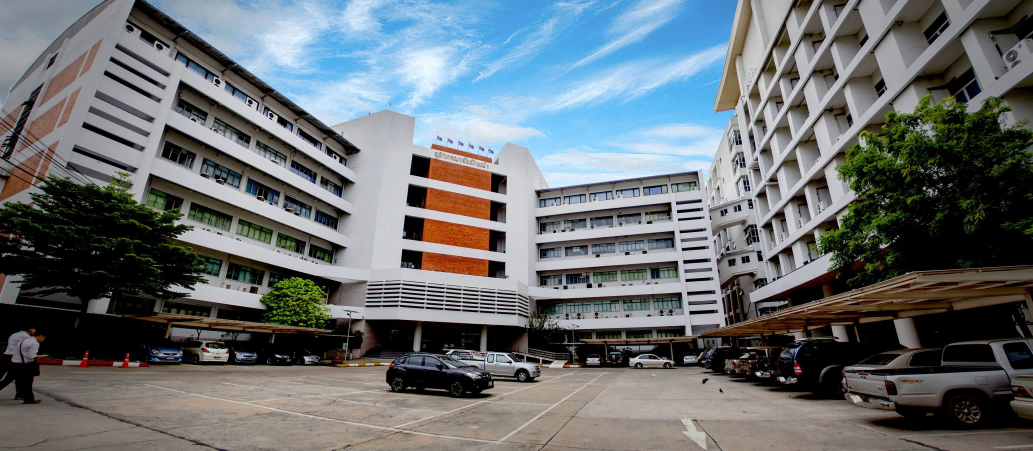
#> input picture Year 2/1-2026/SEMINAR/CS/building_0d928c59b5.jpg, 3099 x 1353 px (shown at 1/3 size)
$ jupyter execute iamgedithering.ipynb
#> lines starting #> are read from the running program, lines starting #| are printed output that depends on the picture; after the words box and inside, x2 and y2 are one past the last pixel; in counts of white or black regions, pixels touching at a corner belong together
# Single Dithering Exporter & Parameter Tuner
Select an algorithm (`direct`, `bayer`, `floyd`), adjust parameters, and export the resulting 1-bit image to a file.

[cell 1]
import cv2
import numpy as np
import matplotlib.pyplot as plt

def load_and_preprocess(image_path: str, max_size: int = 1024, invert: bool = True) -> np.ndarray:
#> called with image_path = 'building_0d928c59b5.jpg', max_size = 1024, invert = True
    img = cv2.imread(image_path, cv2.IMREAD_GRAYSCALE)
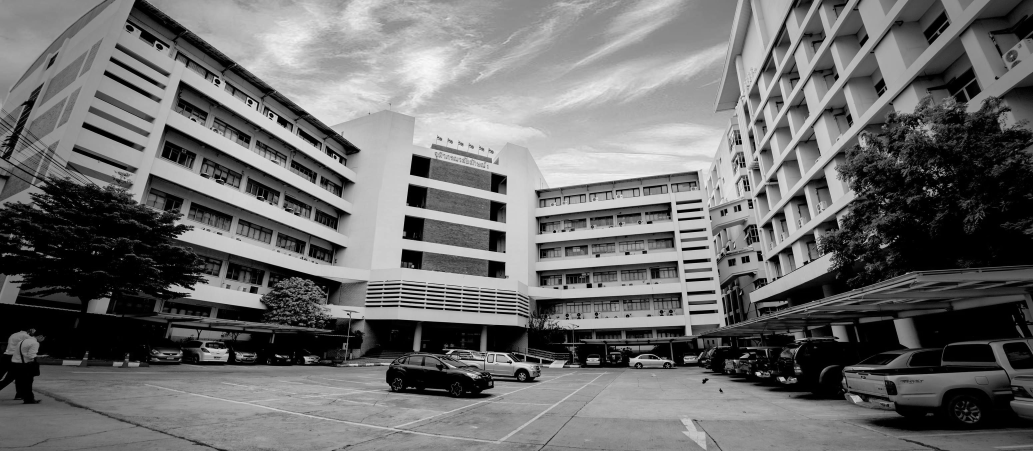
#> img: shape (1353, 3099) (shown at 1/3 size); min 0, max 255, mean 108.7
    if img is None:
        raise FileNotFoundError(f"Could not load image at path: {image_path}")
    h, w = img.shape
#> h = 1353; w = 3099
    if max(h, w) > max_size:
        scale = max_size / float(max(h, w))
#> scale = 0.33
        img = cv2.resize(img, (int(w * scale), int(h * scale)), interpolation=cv2.INTER_AREA)
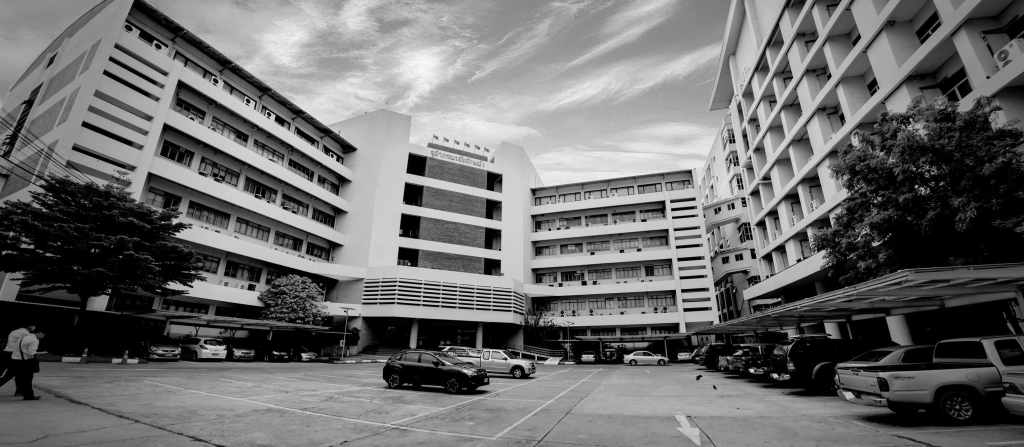
#> img: shape (447, 1024); min 0, max 249, mean 108.7
    img_float = img.astype(np.float32) / 255.0

    if invert:
            img_float = 1.0 - img_float
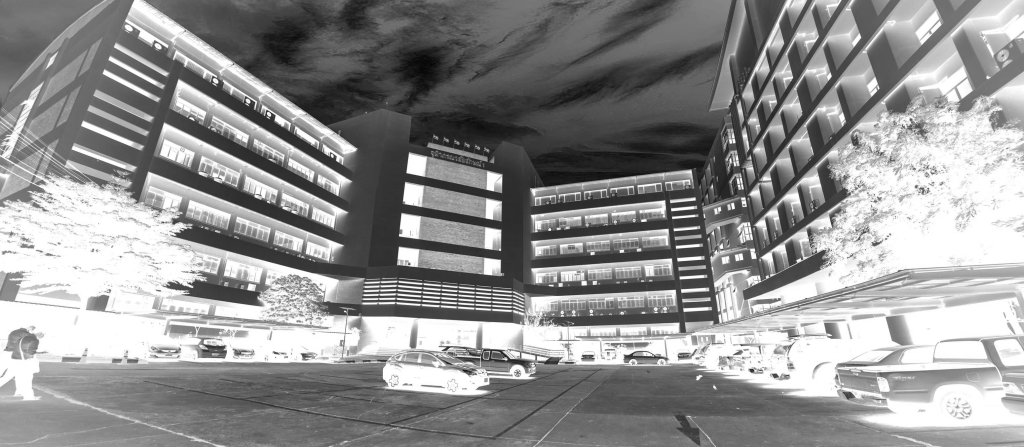
#> img_float: shape (447, 1024) float32; min 0.0235, max 1, mean 0.574
    return img_float

def direct_threshold(image: np.ndarray, threshold: float = 0.5) -> np.ndarray:
    return (image >= threshold).astype(np.float32)

def ordered_dither_bayer(image: np.ndarray, matrix_size: int = 4) -> np.ndarray:
#> called with matrix_size = 16
    if matrix_size == 2:
        bayer = (1.0 / 4.0) * np.array([[0, 2], [3, 1]], dtype=np.float32)
    elif matrix_size == 4:
        bayer = (1.0 / 16.0) * np.array([
            [ 0,  8,  2, 10],
            [12,  4, 14,  6],
            [ 3, 11,  1,  9],
            [15,  7, 13,  5]
        ], dtype=np.float32)
    elif matrix_size == 8:
        bayer_4 = np.array([
            [ 0,  8,  2, 10],
            [12,  4, 14,  6],
            [ 3, 11,  1,  9],
            [15,  7, 13,  5]
        ], dtype=np.float32)
        bayer = (1.0 / 64.0) * np.block([
            [4 * bayer_4,     4 * bayer_4 + 2],
            [4 * bayer_4 + 3, 4 * bayer_4 + 1]
        ])
    elif matrix_size == 16:
        bayer_4 = np.array([
            [ 0,  8,  2, 10],
            [12,  4, 14,  6],
            [ 3, 11,  1,  9],
            [15,  7, 13,  5]
        ], dtype=np.float32)
        bayer_8 = np.block([
            [4 * bayer_4,     4 * bayer_4 + 2],
            [4 * bayer_4 + 3, 4 * bayer_4 + 1]
        ])
        bayer = (1.0 / 255.0) * np.block([
            [4 * bayer_8,     4 * bayer_8 + 2],
            [4 * bayer_8 + 3, 4 * bayer_8 + 1]
        ])
    else:
        raise ValueError("Supported matrix sizes are 2, 4, or 8.")
    h, w = image.shape
#> h = 447; w = 1024
    tiled_matrix = np.tile(bayer, (h // matrix_size + 1, w // matrix_size + 1))[:h, :w]
    return (image > tiled_matrix).astype(np.float32)
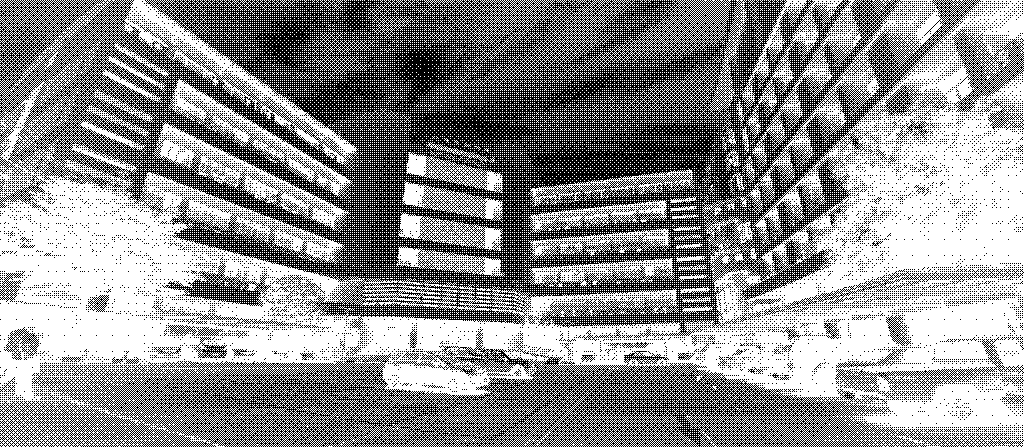
#> returned value: shape (447, 1024) float32; values 0 (black) and 1 (white), 57.2% white; black in thin lines or dots

def floyd_steinberg_dither(image: np.ndarray, threshold: float = 0.5) -> np.ndarray:
    img = image.copy().astype(np.float32)
    h, w = img.shape
    for y in range(h):
        for x in range(w):
            old_val = img[y, x]
            new_val = 1.0 if old_val >= threshold else 0.0
            img[y, x] = new_val
            err = old_val - new_val
            if x + 1 < w:
                img[y, x + 1] += err * (7.0 / 16.0)
            if x - 1 >= 0 and y + 1 < h:
                img[y + 1, x - 1] += err * (3.0 / 16.0)
            if y + 1 < h:
                img[y + 1, x] += err * (5.0 / 16.0)
            if x + 1 < w and y + 1 < h:
                img[y + 1, x + 1] += err * (1.0 / 16.0)
    return img

[cell 2]
INPUT_FILE = "building_0d928c59b5.jpg"
OUTPUT_FILE = "output_dithered.png"

ALGORITHM_CHOICE = "bayer"  # Options: "direct", "bayer", or "floyd"
THRESHOLD_VAL = 0.5        # Threshold cutoff [0.0 to 1.0]
BAYER_SIZE = 16             # Bayer matrix size (2, 4, or 8)

# SET THIS TO TRUE TO FLIP BLACK/WHITE OUTPUT
INVERT_OUTPUT = True

# Pipeline Execution
img = load_and_preprocess(INPUT_FILE)

if ALGORITHM_CHOICE == "direct":
    out = direct_threshold(img, threshold=THRESHOLD_VAL)
elif ALGORITHM_CHOICE == "bayer":
    out = ordered_dither_bayer(img, matrix_size=BAYER_SIZE)
elif ALGORITHM_CHOICE == "floyd":
    out = floyd_steinberg_dither(img, threshold=THRESHOLD_VAL)

# Invert 1-bit binary output if set
if INVERT_OUTPUT:
    out = 1.0 - out
#> out: shape (447, 1024) float32; values 0 (black) and 1 (white), 42.8% white in thin lines or dots

# Save output
export_img = (out * 255.0).astype(np.uint8)
#> export_img: shape (447, 1024); 42.8% white in thin lines or dots
cv2.imwrite(OUTPUT_FILE, export_img)
print(f"Exported to: {OUTPUT_FILE} (Inverted Output = {INVERT_OUTPUT})")

# Preview output
plt.figure(figsize=(12, 12), dpi=150)
plt.imshow(out, cmap='gray')
plt.title(f"Algorithm: {ALGORITHM_CHOICE.upper()}")
plt.axis('off')
plt.show()

[cell 3]
import cv2
import numpy as np
import matplotlib.pyplot as plt

def generate_dithered_sphere(size=1000):
    """Generates a high-resolution dithered sphere image."""
    y, x = np.ogrid[-1:1:complex(0, size), -1:1:complex(0, size)]
    radius = np.sqrt(x**2 + y**2)
    sphere = np.cos(radius * np.pi / 2)
    sphere[radius > 1] = 0
    sphere = np.clip(sphere, 0, 1).astype(np.float32)

    # Apply 4x4 Bayer Dithering
    bayer_4x4 = (1.0 / 16.0) * np.array([
        [ 0,  8,  2, 10],
        [12,  4, 14,  6],
        [ 3, 11,  1,  9],
        [15,  7, 13,  5]
    ], dtype=np.float32)

    tiled_matrix = np.tile(bayer_4x4, (size // 4 + 1, size // 4 + 1))[:size, :size]
    return (sphere > tiled_matrix).astype(np.float32)

def save_image_nearest(image_array: np.ndarray, filename: str, scale_factor: int = 1):
    """Saves a binary floating-point matrix as a PNG using nearest-neighbor scaling."""
#> called with image_array = array of shape (10, 10), filename = 'zoom_10x10.png', scale_factor = 40
    img_uint8 = (image_array * 255.0).astype(np.uint8)

    # Scale up small pixel grids using nearest-neighbor interpolation so they aren't tiny files
    if scale_factor > 1:
        h, w = img_uint8.shape
        img_uint8 = cv2.resize(img_uint8, (w * scale_factor, h * scale_factor), interpolation=cv2.INTER_NEAREST)

    cv2.imwrite(filename, img_uint8)
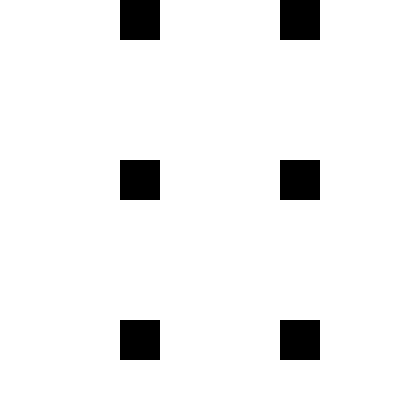
#> saved as zoom_10x10.png: shape (400, 400); 94% white; 6 black regions, box (x1, y1, x2, y2) and area: (120, 0, 160, 40) 1600, (280, 0, 320, 40) 1600, (120, 160, 160, 200) 1600, (280, 160, 320, 200) 1600, (120, 320, 160, 360) 1600, (280, 320, 320, 360) 1600
    print(f"Saved: {filename}")

# 1. Generate 1000x1000 base dithered image
full_image = generate_dithered_sphere(size=1000)

# 2. Extract zoomed regions centered on the sphere gradient boundary
center_y, center_x = 500, 650

zoom_10x10   = full_image[center_y - 5:center_y + 5, center_x - 5:center_x + 5]
zoom_50x50   = full_image[center_y - 25:center_y + 25, center_x - 25:center_x + 25]
zoom_200x200 = full_image[center_y - 100:center_y + 100, center_x - 100:center_x + 100]

# 3. Export individual image files (upscaled with nearest neighbor so pixel edges stay sharp)
save_image_nearest(zoom_10x10, "zoom_10x10.png", scale_factor=40)     # Upscaled to 400x400 for presentation clarity
save_image_nearest(zoom_50x50, "zoom_50x50.png", scale_factor=8)       # Upscaled to 400x400
#> call 2 of save_image_nearest, with filename = 'zoom_50x50.png', scale_factor = 8
#> in save_image_nearest (call 2), `cv2.imwrite(filename, img_uint8)`:
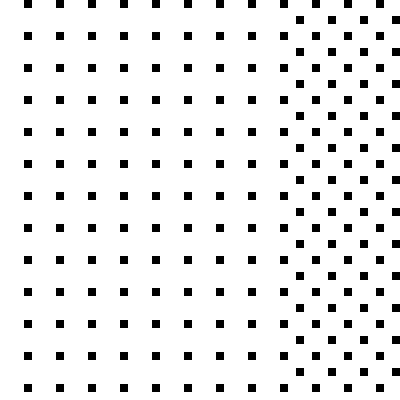
#> saved as zoom_50x50.png: shape (400, 400); 91.8% white; 204 black regions, largest, box (x1, y1, x2, y2) and area: (24, 0, 32, 8) 64, (56, 0, 64, 8) 64, (88, 0, 96, 8) 64
save_image_nearest(zoom_200x200, "zoom_200x200.png", scale_factor=2)   # Upscaled to 400x400
#> call 3 of save_image_nearest, with filename = 'zoom_200x200.png', scale_factor = 2
#> in save_image_nearest (call 3), `cv2.imwrite(filename, img_uint8)`:
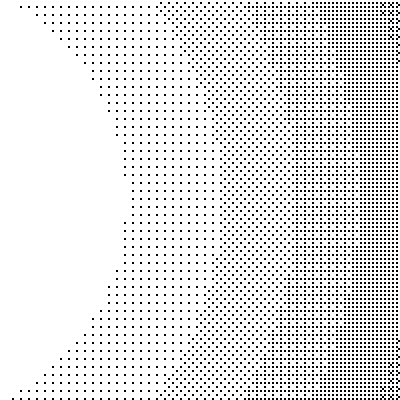
#> saved as zoom_200x200.png: shape (400, 400); 89.3% white; black in thin lines or dots
save_image_nearest(full_image, "full_1000x1000.png", scale_factor=1)   # Native 1000x1000 resolution
#> call 4 of save_image_nearest, with filename = 'full_1000x1000.png', scale_factor = 1
#> in save_image_nearest (call 4), `cv2.imwrite(filename, img_uint8)`:
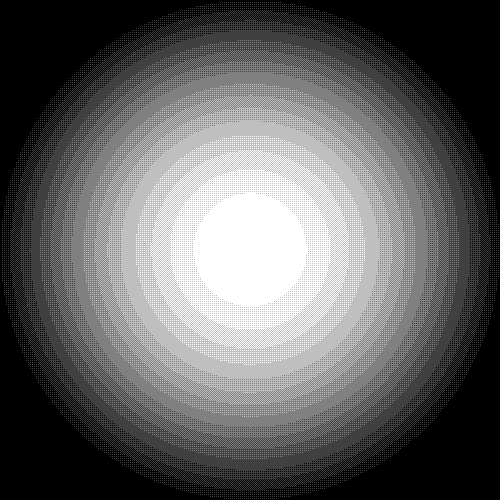
#> saved as full_1000x1000.png: shape (1000, 1000) (shown at 1/2 size); 38.7% white; 38495 white regions (38494 under 20 px), largest, box (x1, y1, x2, y2) and area: (100, 100, 899, 899) 337065

# 4. Export combined comparison banner for presentation slides
fig, axes = plt.subplots(1, 4, figsize=(18, 5), dpi=300)

axes[0].imshow(zoom_10x10, cmap='gray', interpolation='nearest')
axes[0].set_title("10 x 10 Pixels\n(Discrete Black & White Blocks)")

axes[1].imshow(zoom_50x50, cmap='gray', interpolation='nearest')
axes[1].set_title("50 x 50 Pixels\n(Bayer Grid Structures)")

axes[2].imshow(zoom_200x200, cmap='gray', interpolation='nearest')
axes[2].set_title("200 x 200 Pixels\n(Dots Begin Blending)")

axes[3].imshow(full_image, cmap='gray', interpolation='nearest')
axes[3].set_title("1000 x 1000 Pixels\n(Perceived Smooth Grayscale)")

for ax in axes:
    ax.axis('off')

plt.tight_layout()
plt.savefig("hvs_optical_blending_comparison.png", bbox_inches='tight')
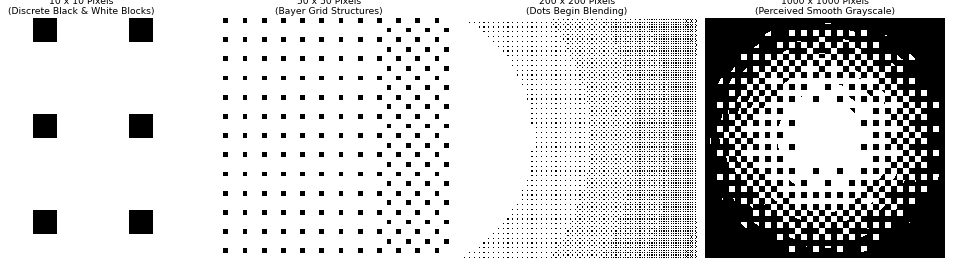
#> figure drawn by matplotlib, 4 panels
print("Saved combined comparison figure: hvs_optical_blending_comparison.png")
plt.show()

$ run again, with Year 2/1-2026/SEMINAR/CS/gradient_comparison_example.png saved as Year 2/1-2026/SEMINAR/CS/building_0d928c59b5.jpg
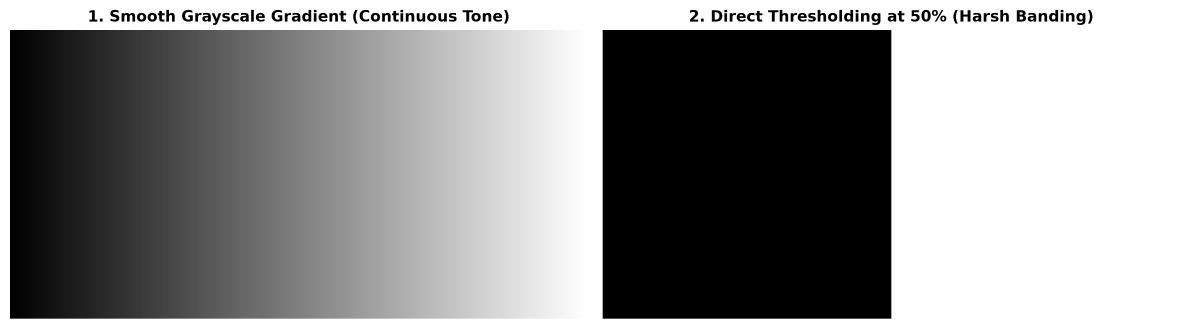
#> input picture Year 2/1-2026/SEMINAR/CS/gradient_comparison_example.png, 3570 x 986 px (shown at 1/3 size)
#> in load_and_preprocess, img is the input picture: shape (986, 3570); min 0, max 255, mean 143.8
#> img: shape (282, 1023)
#> in load_and_preprocess, `img_float = 1.0 - img_float`:
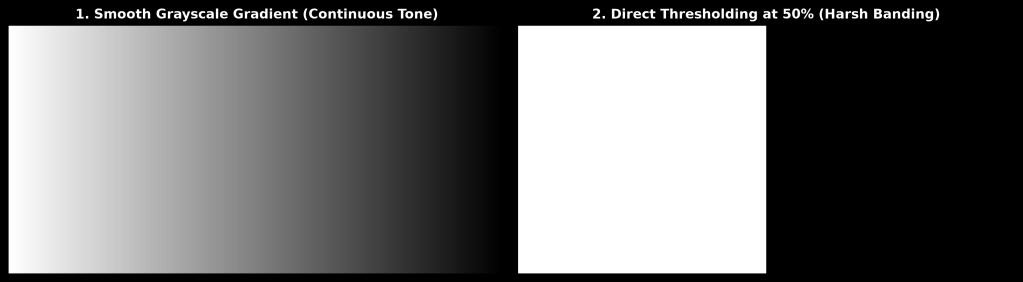
#> img_float: shape (282, 1023) float32; min 0, max 1, mean 0.436
#> in ordered_dither_bayer, `return (image > tiled_matrix).astype(np.float32)`:
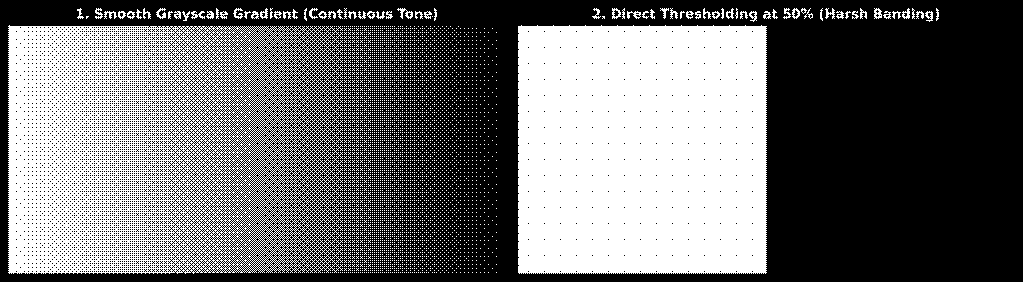
#> returned value: shape (282, 1023) float32; values 0 (black) and 1 (white), 43.4% white; 5226 white regions (5151 under 20 px), largest, box (x1, y1, x2, y2) and area: (518, 25, 767, 274) 61250, (8, 25, 343, 274) 54831, (397, 8, 413, 19) 76
